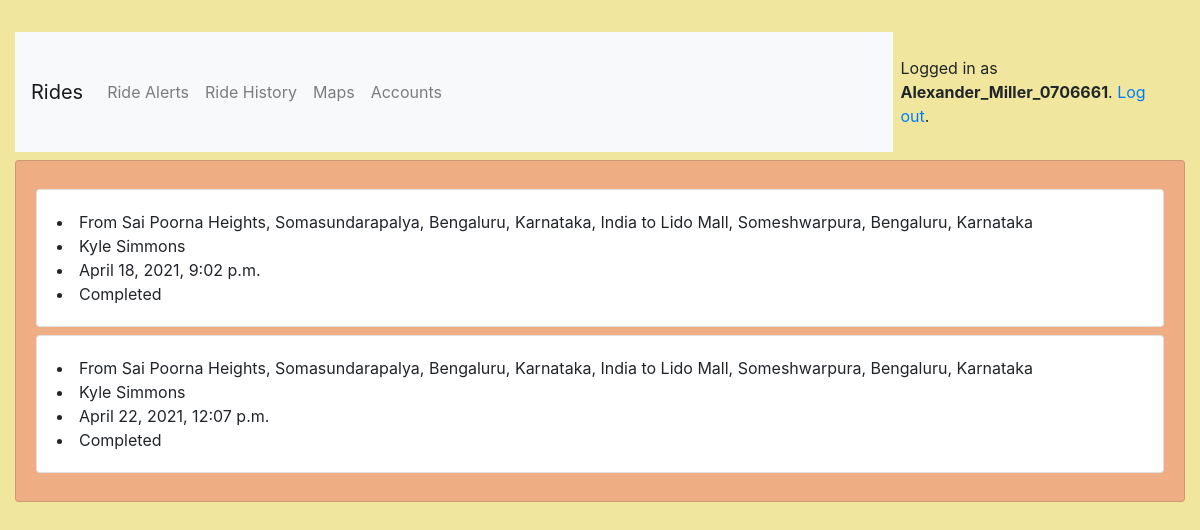
Screenshot of /e/rides/ (signed in) with the database file from the repository.
### rides/models.py (models this page shows, shortened)
class User(AbstractUser):
    is_rider = models.BooleanField(default=False)
    is_ex = models.BooleanField(default=False)
    name = models.CharField(max_length=100)
    cell = PhoneNumberField(blank=True)
    wallet = models.DecimalField(max_digits=15, decimal_places=2, default=0.0)

class Ride(models.Model):
    rider = models.ForeignKey(User, on_delete=models.CASCADE, null=True, blank=True)
    cabee = models.ForeignKey(Executive, on_delete=models.CASCADE, null=True, blank=True)
    cab = models.ForeignKey(Cab, on_delete=models.CASCADE, null=True, blank=True)
    date_time = models.DateTimeField(auto_now=False, auto_now_add=True)
    updated_time = models.DateTimeField(auto_now=True, auto_now_add=False)
    status = models.ForeignKey(Status, on_delete=models.CASCADE, null=True, blank=True)
    travelled = models.DecimalField(max_digits=15, decimal_places=2, default=0.0)
    charges = models.DecimalField(max_digits=15, decimal_places=2, default=0.0)
    source = models.CharField(max_length=200, blank=False)
    destination = models.CharField(max_length=200, blank=False)
    is_started = models.BooleanField(default=False)

class Status(models.Model):
    name = models.CharField(max_length=30)
    color = models.CharField(max_length=7, default='#007bff')
    class Meta:
        verbose_name_plural = "Status"

### rides/views/executive.py (the view)
# urls.py: path('rides/', rider.PastRides.as_view(), name='history'),
@method_decorator([login_required, executive_required], name='dispatch')
class PastRides(ListView):
    model = Ride
    context_object_name = "rides"
    template_name = 'rides/exec/ride_history.html'
    queryset = Ride.objects.exclude(status=Status.objects.get(name="On Queue"))
    def get_queryset(self):
        queryset = self.queryset.filter(cabee=self.request.user.executive)
        return queryset
    def get_context_data(self, **kwargs):
        context = super().get_context_data(**kwargs)
        rides = self.queryset.filter(cabee=self.request.user.executive)
        print(rides.count())
        context['ride_available'] = False if rides.count() == 0 else True
        return context

### rides/templates/rides/exec/ride_history.html (shortened to what this page needs)
{% extends "base.html" %}
{% block content %}
    {% if ride_available %}
        {% for ride in rides %}
            <div class="row my-2">
                <div class="card w-100">
                    <div class="card-body">
                        <li>From {{ ride.source }} to {{ ride.destination }}</li>
                        <li>{{ ride.rider.name }}</li>
                        <li>{{ ride.date_time }}</li>
                        <li>{{ ride.status.name }}</li>
                    </div>
                </div>
            </div>
        {% endfor %}
    {% else %}
        <h3>No rides started yet</h3>
    {% endif %}
{% endblock %}

### templates/base.html (shortened to what this page needs)
{% load static %}
<!DOCTYPE html>
<html>
  <head>
    <link rel="stylesheet" href="https://maxcdn.bootstrapcdn.com/bootstrap/4.0.0/css/bootstrap.min.css">
    <link rel="stylesheet" type="text/css" href="{% static 'css/app/app_view.css' %}">
  </head>
  <body>
    <div class="container my-4">
      <div class="row justify-content-center">
        <div class="contianer" id="body_content">
          <div class="row my-2">
            <nav class="navbar navbar-expand-lg navbar-light bg-light col-sm-6 col-md-8 col-lg-9">
              <a class="navbar-brand" data-toggle="tooltip" title="Go to home page!" href="{% url 'home' %}">Rides</a>
              <div class="navbar-nav">
                {% if user.is_authenticated %}
                  <div class="collapse navbar-collapse" id="navbarSupportedContent">
                    <ul class="navbar-nav mr-auto">
                      {% if user.is_rider %}
                        <li>
                          <a class="nav-item nav-link" href="{% url 'rider:book' %}">Get Ride</a>
                        </li>
                        <li>
                          <a class="nav-item nav-link" href="{% url 'rider:history' %}">Ride History</a>
                        </li>
                      {% else %}
                        <li>
                          <a class="nav-item nav-link" href="{% url 'exec:alerts' %}">Ride Alerts</a>
                        </li>
                        <li>
                          <a class="nav-item nav-link" href="{% url 'exec:history' %}">Ride History</a>
                        </li>
                        <li>
                          <a class="nav-item nav-link" href="{% url 'exec:maps' %}">Maps</a>
                        </li>
                        <li>
                          <a class="nav-item nav-link" href="{% url 'exec:payments' %}">Accounts</a>
                        </li>
                      {% endif %}
                    </ul>
                  </div>
                {% endif %}
              </div>
            </nav>
            <div class="d-inline-flex p-2 col-sm-6 col-md-4 col-lg-3">
              {% if user.is_authenticated %}
                <p class="pt-3">Logged in as <strong>{{ user.username }}</strong>. <a href="{% url 'logout' %}">Log out</a>.</p>
              {% else %}
                <a href="{% url 'signup' %}" class="btn btn-primary" role="button">Sign up</a>
                <a href="{% url 'login' %}" class="btn btn-light" role="button">Log in</a>
              {% endif %}
            </div>
          </div>
          <div class="row">
            <div class="card mb-3 col" id="main_content">
              <div class="card-body">
                {% block content %}
                {% endblock %}
              </div>
            </div>
          </div>
        </div>
      </div>
    </div>
  </body>
</html>

### rides/static/css/app/app_view.css (style rules this page uses)
body,html { background: #F0E69D; }
#main_content { background-color: #EEAD83; }
#body_content { width: 100%; }

### rows the page displays
User: username "Alexander_Miller_0706661"
Ride: source "Sai Poorna Heights, Somasundarapalya, Bengaluru, Karnataka, India", destination "Lido Mall, Someshwarpura, Bengaluru, Karnataka", rider.name "Kyle Simmons", date_time "April 18, 2021, 9:02 p.m.", status.name "Completed"
Ride: source "Sai Poorna Heights, Somasundarapalya, Bengaluru, Karnataka, India", destination "Lido Mall, Someshwarpura, Bengaluru, Karnataka", rider.name "Kyle Simmons", date_time "April 22, 2021, 12:07 p.m.", status.name "Completed"
